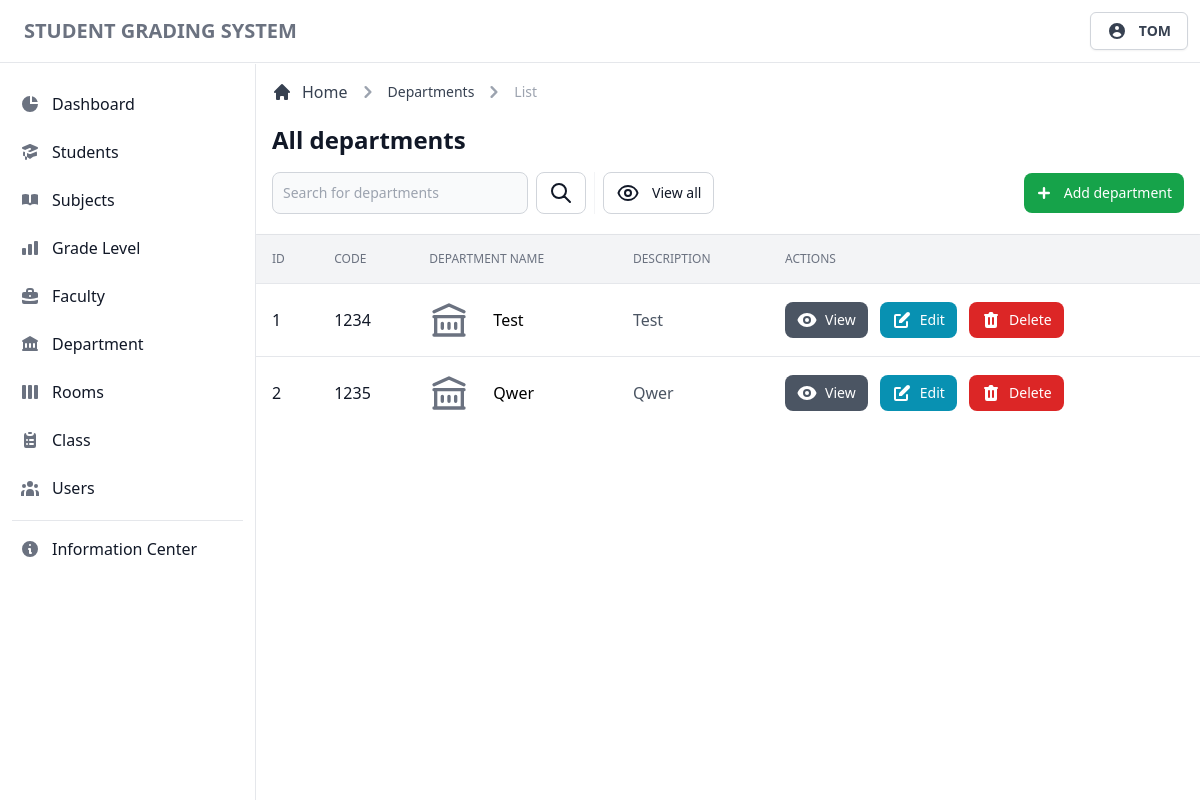
Before: /admin/view/department.php (signed in) with the older database file.
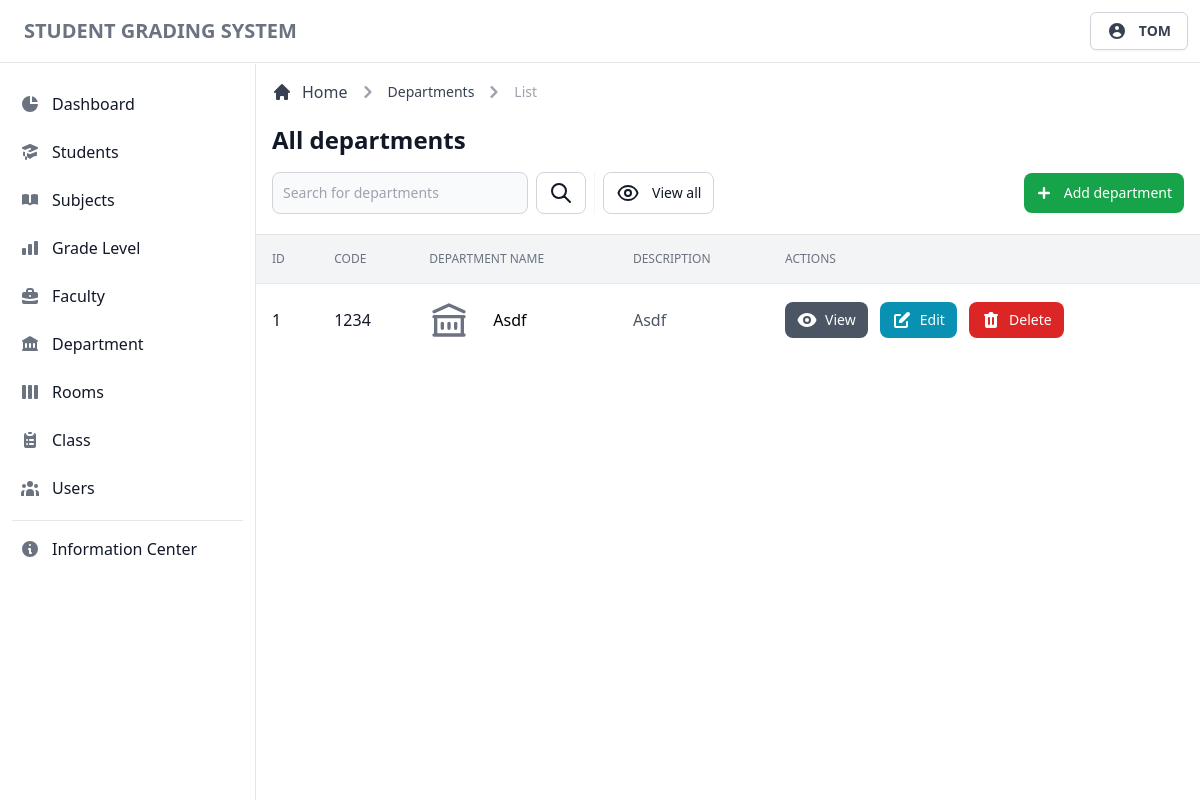
After: the same page with the newer database file.
### tables this page shows
CREATE TABLE `tbldepartment` (
  `dept_id` int(11) NOT NULL,
  `dept_code` int(11) NOT NULL,
  `dept_name` varchar(255) NOT NULL,
  `dept_desc` varchar(255) NOT NULL
);

### admin/database/database.classes.php (called while the page is built)
<?php
class Dbh
{
  private $hostname = 'localhost';
  private $username = 'root';
  private $password = '';
  private $dbname = 'dbgradingsystem';
  public function connect()
  {
    try {
      $dbh = new PDO('mysql:host=' . $this->hostname . ';dbname=' . $this->dbname, $this->username, $this->password);
      return $dbh;
    } catch (PDOException $e) {
      print "Error!: " . $e->getMessage() . "<br>";
      die();
    }
  }
}

### admin/classes/display-data.classes.php (called while the page is built, shortened)
<?php
class DisplayDept extends Dbh
{
  protected function getData()
  {
    $sql = 'SELECT * FROM tbldepartment;';
    $stmt = $this->connect()->query($sql);
    $result = 0;
    if (!$stmt) {
      $stmt = null;
      header('Location: ../view/department.php?error=stmtfailed');
      exit;
    } else {
      while ($row = $stmt->fetchAll(PDO::FETCH_ASSOC)) {
        $result = $row;
      }
      return $result;
    }
    return $result;
  }
}

### admin/controller/display-data.contr.php (called while the page is built, shortened)
<?php
class DisplayDeptContr extends DisplayDept
{
  public function fetchData()
  {
    $result = $this->getData();
    return $result;
  }
}

### admin/templates/table/department-table.php (the view, shortened to what this page needs)
<div class="flex flex-col min-w-full overflow-hidden overflow-x-auto align-middle shadow">
  <table class="min-w-full divide-y divide-gray-200 table-fixed">
    <thead class="bg-gray-100">
      <tr>
        <th scope="col" class="p-4 text-xs font-medium text-left text-gray-500 uppercase">
          ID
        </th>
        <th scope="col" class="p-4 text-xs font-medium text-left text-gray-500 uppercase">
          Code
        </th>
        <th scope="col" class="p-4 text-xs font-medium text-left text-gray-500 uppercase">
          Department Name
        </th>
        <th scope="col" class="p-4 text-xs font-medium text-left text-gray-500 uppercase">
          Description
        </th>
        <th scope="col" class="p-4 text-xs font-medium text-left text-gray-500 uppercase">
          Actions
        </th>
      </tr>
    </thead>
    <tbody class="bg-white divide-y divide-gray-200">
      <?php foreach ($result as $data) : ?>
        <tr class="hover:bg-gray-100 group">
          <td class="p-4 text-base font-normal text-gray-900 whitespace-nowrap">
            <div class="flex items-center">
              <?= $data['dept_id']; ?>
            </div>
          </td>
          <td class="p-4 text-base font-normal text-gray-900 whitespace-nowrap">
            <div class="flex items-center">
              <?= $data['dept_code']; ?>
            </div>
          </td>
          <td class="flex items-center p-4 mr-12 space-x-6 whitespace-nowrap lg:mr-0">
            <svg xmlns="http://www.w3.org/2000/svg" class="w-10 h-10 text-gray-500 group-hover:text-gray-900" fill="none" viewBox="0 0 24 24" stroke="currentColor">
              <path stroke-linecap="round" stroke-linejoin="round" stroke-width="2" d="M8 14v3m4-3v3m4-3v3M3 21h18M3 10h18M3 7l9-4 9 4M4 10h16v11H4V10z" />
            </svg>
            <div class="flex items-center capitalize">
              <?= $data['dept_name']; ?>
            </div>
          </td>
          <td class="p-4 text-base font-normal text-gray-600 whitespace-nowrap">
            <div class="flex items-center capitalize">
              <?= $data['dept_desc']; ?>
            </div>
          </td>
          <td class="p-4 space-x-2 whitespace-nowrap">
            <button type="button" data-view-button data-code="<?= $data['dept_code']; ?>" data-name="<?= $data['dept_name']; ?>" data-desc="<?= $data['dept_desc']; ?>" class="inline-flex items-center px-3 py-2 text-sm font-medium text-center text-white bg-gray-600 rounded-lg hover:bg-gray-700 focus:ring-4 focus:ring-gray-200">
              View
            </button>
            <button type="button" data-edit-button data-id="<?= $data['dept_id']; ?>" data-code="<?= $data['dept_code']; ?>" data-name="<?= $data['dept_name']; ?>" data-desc="<?= $data['dept_desc']; ?>" class="inline-flex items-center px-3 py-2 text-sm font-medium text-center text-white rounded-lg bg-cyan-600 hover:bg-cyan-700 focus:ring-4 focus:ring-cyan-200">
              Edit
            </button>
            <button type="button" data-id="<?= $data['dept_id']; ?>" data-delete-button class="inline-flex items-center px-3 py-2 text-sm font-medium text-center text-white bg-red-600 rounded-lg hover:bg-red-800 focus:ring-4 focus:ring-red-300">
              Delete
            </button>
          </td>
        </tr>
      <?php endforeach; ?>
    </tbody>
  </table>
</div>

Changed rows visible on the page:
removed tbldepartment: dept_id "2", dept_code "1235", dept_name "Qwer", dept_desc "Qwer"
changed tbldepartment id 1: dept_name "Test" → "Asdf"; dept_desc "Test" → "Asdf"
